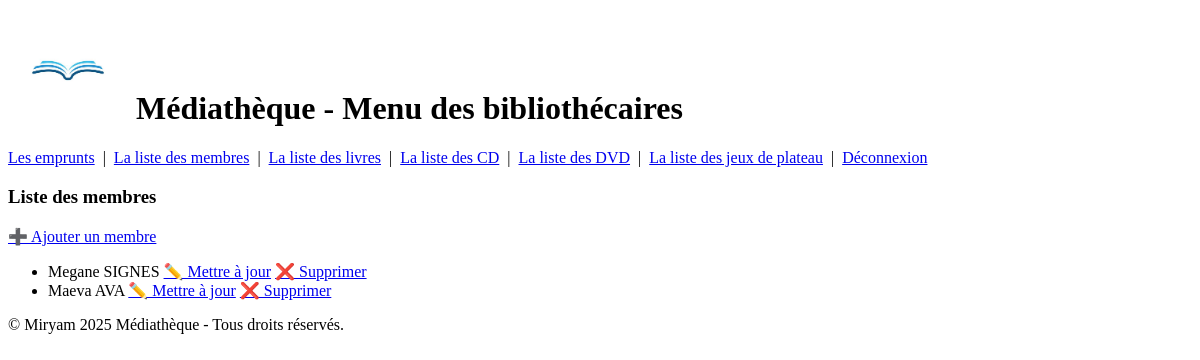
/membre/liste/, run on an earlier commit of the app's database.
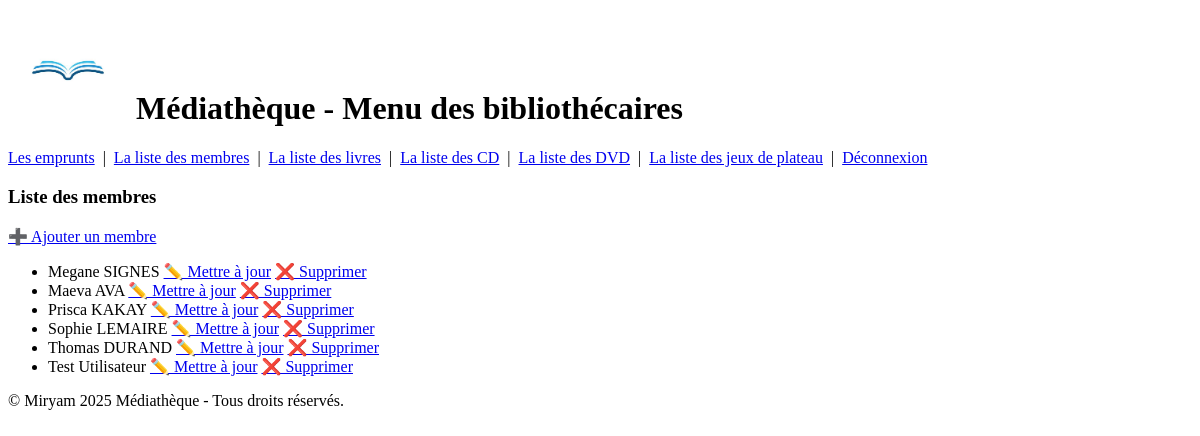
And on a later commit of the database.
### app_bibliothecaire/models.py (models this page shows, shortened)
class Membre(models.Model):
    nom = models.CharField(max_length=100)
    email = models.EmailField(unique=True, blank=True, null=True)
    bloque = models.BooleanField(default=False)  # Empêche d'emprunter en cas de problème
    objects = models.Manager()

### app_bibliothecaire/views.py (the view)
# urls.py: path('membre/liste/', views.liste_membres, name='liste_membres'),
def liste_membres(request):
    print("🎯 DEBUG ACTIVÉ DANS VUE MEMBRES")
    membres = Membre.objects.all()
    print(f"🔍 Nombre de membres récupérés : {membres.count()}")
    for membre in membres:
        print(f"👤 Membre : {membre.nom}")
    return render(request, 'liste_membres.html', {'membres': membres})

### app_bibliothecaire/templates/liste_membres.html (shortened to what this page needs)
 {% extends "base.html" %}
{% block content %}
    <p>
        <h3>Liste des membres </h3>
    <p>
        <a href="{% url 'ajout_membre' %}"> ➕ Ajouter un membre</a>
    </p>
    <ul>
        {% for membre in membres %}
            <li>
                {{ membre.nom }}
                <a href="{% url 'modifier_membre' membre.id %}">✏️ Mettre à jour</a>
                <a href="{% url 'supprimer_membre' membre.id %}" onclick="return confirm('Voulez-vous vraiment supprimer ce membre ?');">❌ Supprimer</a>
            </li>
        {% endfor %}
    </ul>
{% endblock %}

What changed in the data, as far as the page shows it:
added Membre: nom "Prisca KAKAY"
added Membre: nom "Sophie LEMAIRE"
added Membre: nom "Thomas DURAND"
added Membre: nom "Test Utilisateur"
